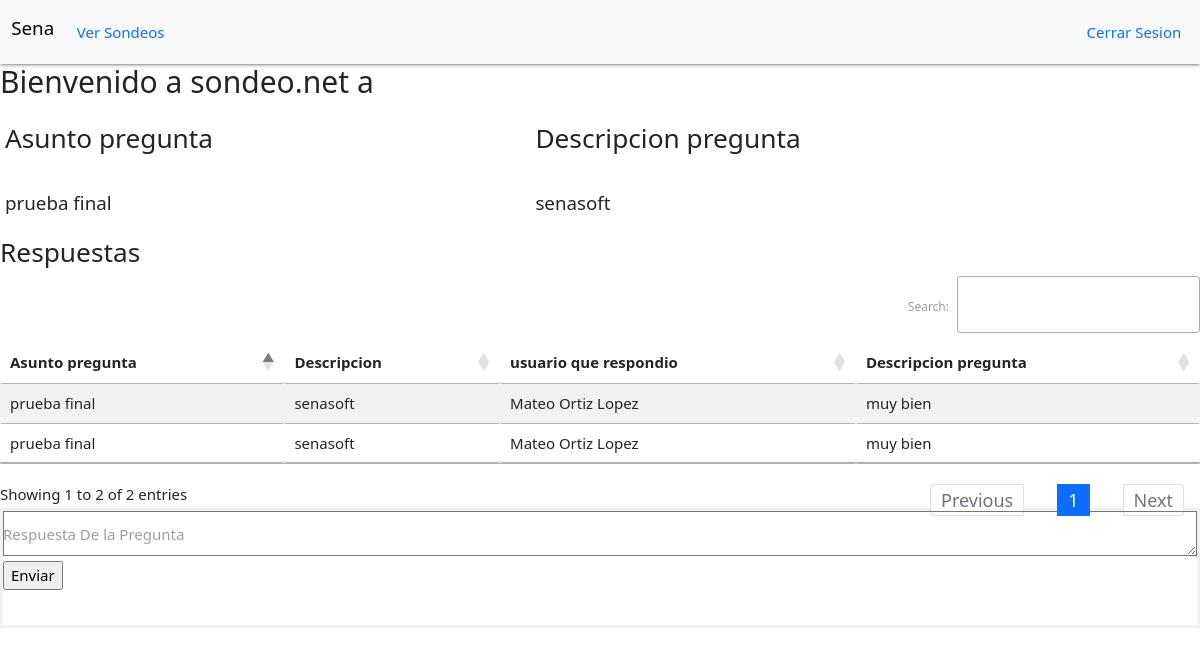
The app's page /sondeo/mostrarRes/3 (signed in) with its own data.
### sondeo/models.py (models this page shows, shortened)
class Sondeos(models.Model):
    idSondeos = models.AutoField(primary_key=True)
    idAdmin = models.ForeignKey(Administradores, on_delete= models.CASCADE)
    asunto = models.CharField(max_length=100)
    descripcion = models.TextField()
    hb = (
        ('s', 'si'),
        ('n', 'no'),
    )
    habilitado = models.CharField(max_length=2, choices=hb, default="n")
    grupoPoblacional = models.CharField(max_length=100)
    comuna = models.CharField(max_length=100)
    barrio = models.CharField(max_length=100)
    imagen = models.CharField(max_length=100)
    edadMinima = models.IntegerField(default=0)
    edadMaxima = models.IntegerField(default=0)
    tematica = models.CharField(max_length=100)
    fechaPublicacion = models.DateField()
    fechaFinPublicacion = models.DateField()
    fechaCreacion = models.DateTimeField(auto_now_add=True)
    ob = (
        ('s', 'si'),
        ('n', 'no'),
    )
    obligatorio = models.CharField(max_length=2, choices=ob, default="n")

class Respuesta(models.Model):
    fecha=models.DateTimeField(auto_now_add=True)
    idCertificados=models.ForeignKey(Certificados,on_delete=models.CASCADE)
    idSondeo=models.ForeignKey(Sondeos, on_delete=models.CASCADE)
    idUsuario=models.ForeignKey(Usuario, on_delete=models.CASCADE)
    respuesta = models.TextField()

class Usuario(models.Model):
    idUsuario = models.AutoField(primary_key=True)
    nombresCompletos = models.CharField(max_length=100)
    tD = (
        ('ti', 'Tarjeta de identidad'),
        ('cc', 'Cedula de Ciudadania'),
        ('ce', 'Cedula de Extranjeria'),
    )
    tipoDocumento = models.CharField(max_length=2, choices=tD)
    numeroDocumento = models.CharField(max_length=100)
    sx = (
        ('M', 'Masculino'),
        ('F', 'Femenino'),
        ('I', 'Intersexual'),
        ('IN', 'Indefinido'),
        ('P', 'Prefieren no decir'),
    )
    sexo = models.CharField(max_length=2, choices=sx)
    telefonoCelular = models.IntegerField()
    telefonoFijo = models.IntegerField()
    correo = models.CharField(max_length=100)
    municipio = models.CharField(max_length=100)
    direccion = models.CharField(max_length=100)
    barrio_vereda = models.CharField(max_length=100, default="Fatima")
    fechaNacimiento = models.DateField()
    etnia = models.CharField(max_length=100, default="ninguno")
    condicionDiscapacidad = models.CharField(max_length=100, default="ninguna")
    estractoRecidencial = models.IntegerField()
    nivelEducativo= models.CharField(max_length=100)
    dp = (
        ('s', 'si'),
        ('n', 'no'),
    )
    dispositivo = models.CharField(max_length=2, choices=dp, default="si")
    cdp = (
        ('TM', 'T. movil'),
        ('c', 'Computador'),
        ('Tb','Tablet'),
        ('Ot','Otro')
    )
    tipoDispositivo = models.CharField(max_length=100, choices=cdp, default="TM")
    cn = (
        ('s', 'si'),
        ('n', 'no'),
    )
    conectividad = models.CharField(max_length=2, choices=cn, default="s")
    TA = (
        ('Sd', 'Subsidiado'),
        ('Ct', 'contributivo'),
    )
    tipoAfiliacion = models.CharField(max_length=2, choices=TA, default="Sd")
    usuario = models.CharField(max_length=100)
    contrasena = models.CharField(max_length=100)
    def __str__(self) -> str:
        return str(self.nombresCompletos)

### sondeo/views.py (the view)
# urls.py: path('mostrarRes/<int:pk>', views.traerRes, name="mostrarRes"),
def traerRes(request, pk):
    son = Sondeos.objects.get(idSondeos=pk)
    Res = Respuesta.objects.filter(idSondeo=pk)
    if request.session.get('autenticado'):
        usuario = request.session.get('autenticado')
        contestar = True
        for i in Res:
            print(usuario[2])
            if i.idUsuario.idUsuario == usuario[2]:
                contestar = False
                contexto = {'respuestas' : Res, 'sondeos':son, 'contestar':contestar}
                print(contestar)
                return render(request, "index/respuestas.html", contexto)
        if contestar == True:
            if usuario[0] == "A":
                contestar = False
                contexto = {'respuestas' : Res, 'sondeos':son, 'contestar':contestar}
                return render(request, "index/respuestas.html", contexto)
            else:
                contexto = {'respuestas' : Res, 'sondeos':son, 'contestar':contestar}
                print (contestar)
                return render(request, "index/respuestas.html", contexto)
    else:
        contexto = {'respuestas' : Res, 'sondeos':son}
        return render(request, "index/respuestas.html", contexto)

### sondeo/templates/index/respuestas.html (shortened to what this page needs)
{% extends 'base.html' %} {% load static %}
{% block body %}
<h2>Bienvenido a sondeo.net {% if request.session.autenticado %}{{ request.session.autenticado.2 }}{% endif %}</h2>
{% if sondeos %}
<table>
    <thead>
        <tr>
            <th>
                <h3>Asunto pregunta</h3>
            </th>
            <th>
                <h3>Descripcion pregunta</h3>
            </th>
        </tr>
    </thead>
    <tbody>
        <tr>
            <td>
                <h5>{{ sondeos.asunto }}</h5>
            </td>
            <td>
                <h5>{{ sondeos.descripcion }}</h5>
            </td>
        </tr>
    </tbody>
</table>
<h3>Respuestas</h3>
{% if respuestas %}
<table id="example3" class="table table-striped" style="width:100%">
    <thead>
        <tr>
            <th>Asunto pregunta</th>
            <th>Descripcion</th>
            <th>usuario que respondio</th>
            <th>Descripcion pregunta</th>
        </tr>
    </thead>
    <tbody>
        {% for respuesta in respuestas %}
        <tr>
            <td>{{ sondeos.asunto }}</td>
            <td>{{ sondeos.descripcion }}</td>
            <td>{{ respuesta.idUsuario }}</td>
            <td>{{ respuesta.respuesta }}</td>
        </tr>
        {% endfor %}
    </tbody>
</table>
{% else %}
<div>
    <h5>No hay respuestas</h5><br />
</div>
{% endif %}
{% if contestar %}
<form action="{% url 'sondeo:guardarRespuesta' %}" name="respuestica" method="post">
    <div>
        <div class="row">
            <div class="input-field col s6">
                <label for="respuesta">Respuesta De la Pregunta</label>
                <textarea name="respuesta" id="respuesta" cols="50" rows="10" class="validate"></textarea>
                <input type="button" onclick="confirmacion()" value="Enviar">
            </div>
        </div>
    </div>
</form>
{% endif %}
{% endif %}
{% endblock %}

### sondeo/static/css/style.css (style rules this page uses)
form { border: 3px solid #f1f1f1; }

### records on screen
Sondeos: asunto "prueba final", descripcion "senasoft"
Respuesta: idUsuario "Mateo Ortiz Lopez", respuesta "muy bien"
Respuesta: idUsuario "Mateo Ortiz Lopez", respuesta "muy bien"

### other values on screen
{{ request.session.autenticado.2 }} "a"
